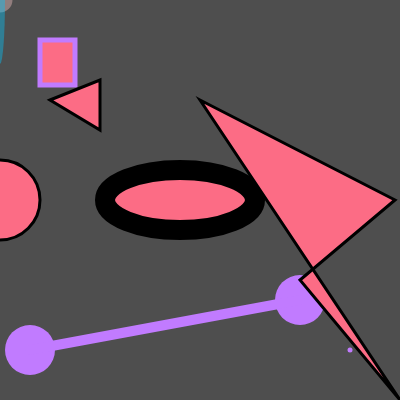
Frame 1 (no input)
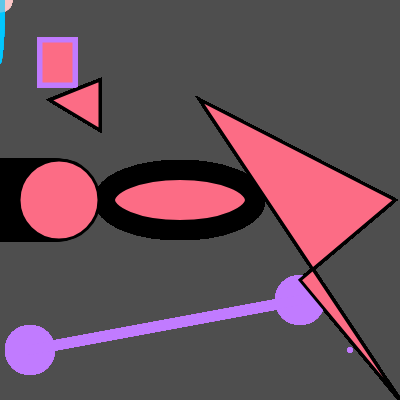
Frame 60 (no input)
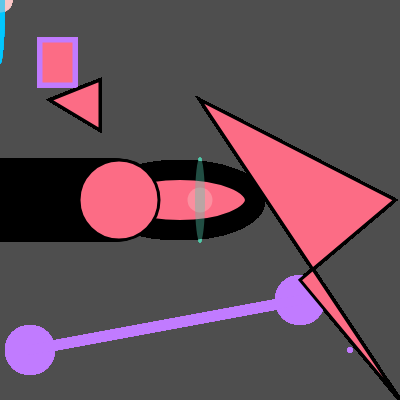
Frame 120 (the mouse pressed at the canvas centre since frame 60)

The p5.js sketch that drew these frames (run headless with seeded random() and noise() and a simulated clock; from frame 60 on, the mouse is pressed at the canvas centre):

// p5.js sketch
// ── sketch.js
function setup() {
	createCanvas(400, 400);

	background(78); // 0 means black 255 means white , if you call with three , its RGB

}

var circleX = 0;

function draw() { // code inside draw() is automatically looped forever

	
	fill(252, 108, 133); // fills following shapes with colour
	stroke(0);
	strokeWeight(20)
	ellipse(180, 200, 150, 60); // (x, y, width, height)

	stroke(193,123,435);
	strokeWeight(5);
	rect(40, 40, 35, 45); // (x upper left, y upper left, width, height)

	point(350, 350) // (x, y)

	strokeWeight(50);
	point(300, 300);

	myVector = new p5.Vector(30, 350)
	point(myVector);

	strokeWeight(10);
	line(30, 350, 300, 300)	// (x1,y1,x2,y2)

	strokeWeight(3);
	stroke(0);
	quad(
		200, 100,		// x1,y1
		395, 200,		// x2,y2
		300, 280,		// x3,y3
		400, 400		// x4,y4
		)

	triangle(
		50, 100,
		100, 80,
		100, 130
		)


	ellipse(circleX, 200, 80 ,80);
	circleX ++;

	noStroke();
	fill(250, 200, 200, 100); // rgb alpha
	ellipse(mouseX, mouseY, 25, 25);


	r = map(mouseX, 0 , 600, 0, 255) // incoming value, lower incoming range, upper incoming range, lower target range, upper target range
	b = map(mouseX, 0 , 600, 255, 0)

	fill(r, 200, b, 100);
	ellipse(mouseX, mouseY, 10, b / 2);

}



// ── circleBackground.js
function setup() {
	createCanvas(400, 400);

	background(78); // 0 means black 255 means white , if you call with three , its RGB
}

var spot = {
	x: 100,
	y: 50
}

var col = {
	r: 255,
	g: 0,
	b: 0
}

function draw() { // code inside draw() is automatically looped forever

	spot.x = random(0, width);
	spot.y = random(0, height);

	col.r = random(0, 255);
	col.g = random(0,255);
	col.b = random(0, 255);

	noStroke();
	fill(col.r, col.g, col.b, 100);
	ellipse(spot.x, spot.y, 24, 24);

	textSize(100);
	fill(255);
	text("Hello", 100, 200,);

}
